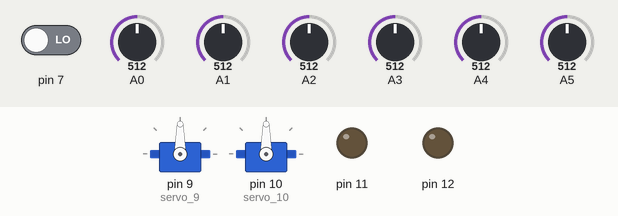
This sketch was run on a simulated Arduino Uno, built with avr-gcc and run on an emulated ATmega328P. On the bench: 2 × servo, output pins drawn as LEDs (lit = HIGH). The test bench sets the inputs (shaded band); at power-on: A0 = 512, A1 = 512, pin 7 LOW, A2 = 512, A3 = 512, A4 = 512, A5 = 512.

Above: at 1.2 s.
1.3 s: A0 set to 716
At 2.2 s:
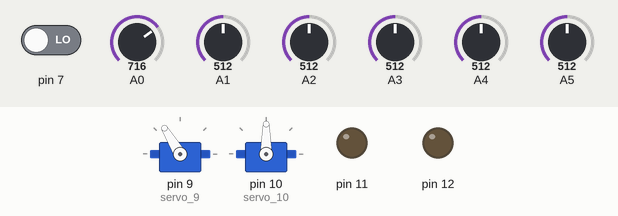
2.8 s: A1 set to 716
At 3.9 s:
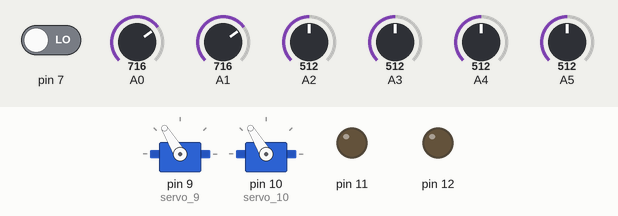
4.3 s: pin 7 driven HIGH
At 5.5 s:
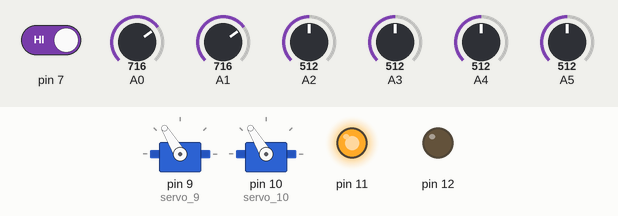
5.8 s: A2 set to 621
7.3 s: A2 set to 643
At 10.0 s:
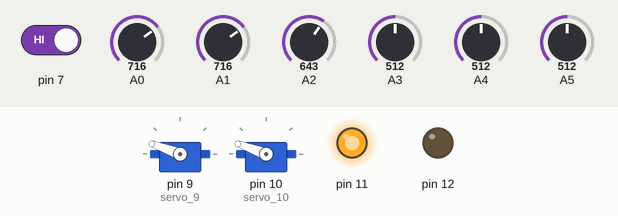
10.3 s: A3 set to 298
11.8 s: A3 set to 275
At 12.41 s:
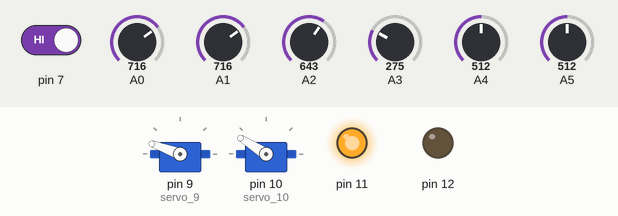
Timing chart, 0 to 17.4 s (numbered marks = the images above; inputs shaded):
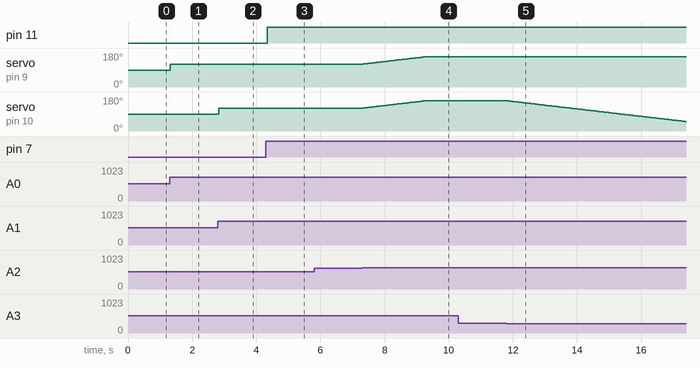

Measured:
- the behaviour switches between 634 and 635 on A2 (found by bisection; images 3 and 4)
- the behaviour switches between 287 and 286 on A3 (found by bisection; images 4 and 5)
- after the input at 1.3 s, servo on pin 9 (servo_9): 90° → 121° at once
- after the input at 2.8 s, servo on pin 10 (servo_10): 90° → 121° at once
- after the input at 4.3 s, pin 11: LOW → HIGH at once
- after the input at 5.8 s, every drawn part: stays the same
- after the input at 7.3 s, servo on pin 9 (servo_9), servo on pin 10 (servo_10): moves from 121° to 160° over 1.9 s, starting at once
- after the input at 10.3 s, every drawn part: stays the same
- after the input at 11.8 s, servo on pin 10 (servo_10): moves from 160° to 50° over 5.5 s, starting at once

The sketch:

dual_axis_rotation_solar_panel.ino
```cpp
#include <Servo.h>

int mode = 0;

int unnamed = 0;

int buttonState = 0;

int prevButtonState = 0;

int topLeftLight = 0;

int i = 0;

int topRightLight = 0;

int bottomLeftLight = 0;

int bottomRightLight = 0;

int LeftLight = 0;

int RightLight = 0;

int TopLight = 0;

int BottomLight = 0;

int j = 0;

Servo servo_9;

Servo servo_10;

void setup()
{
  pinMode(7, INPUT);
  pinMode(12, OUTPUT);
  pinMode(11, OUTPUT);
  pinMode(A0, INPUT);
  servo_9.attach(9);

  pinMode(A1, INPUT);
  servo_10.attach(10);

  pinMode(A2, INPUT);
  pinMode(A3, INPUT);
  pinMode(A4, INPUT);
  pinMode(A5, INPUT);
}

void loop()
{
  buttonState = digitalRead(7);
  if (buttonState != prevButtonState) {
    if (buttonState == HIGH) {
      if (mode == 1) {
        mode = 0;
        digitalWrite(12, HIGH);
        digitalWrite(11, LOW);
      } else {
        mode = 1;
        digitalWrite(11, HIGH);
        digitalWrite(12, LOW);
      }
    }
  }
  prevButtonState = buttonState;
  delay(50); // Wait for 50 millisecond(s)
  if (mode == 0) {
    servo_9.write(map(analogRead(A0), 0, 1023, 10, 170));
    servo_10.write(map(analogRead(A1), 0, 1023, 10, 170));
  } else {
    topLeftLight = map(analogRead(A2), 0, 1023, 0, 100);
    topRightLight = map(analogRead(A3), 0, 1023, 0, 100);
    bottomLeftLight = map(analogRead(A4), 0, 1023, 0, 100);
    bottomRightLight = map(analogRead(A5), 0, 1023, 0, 100);
    TopLight = ((topRightLight + topLeftLight) / 2);
    BottomLight = ((bottomRightLight + bottomLeftLight) / 2);
    LeftLight = ((topLeftLight + bottomLeftLight) / 2);
    RightLight = ((topRightLight + bottomRightLight) / 2);
    if (abs((RightLight - LeftLight)) > 5) {
      if (RightLight < LeftLight) {
        if (servo_9.read() < 160) {
          servo_9.write((servo_9.read() + 1));
        }
      }
      if (RightLight > LeftLight) {
        if (servo_9.read() > 20) {
          servo_9.write((servo_9.read() - 1));
        }
      }
    }
    if (abs((TopLight - BottomLight)) > 5) {
      if (TopLight > BottomLight) {
        if (servo_10.read() < 160) {
          servo_10.write((servo_10.read() + 1));
        }
      }
      if (TopLight < BottomLight) {
        if (servo_10.read() > 20) {
          servo_10.write((servo_10.read() - 1));
        }
      }
    }
  }
}
```
